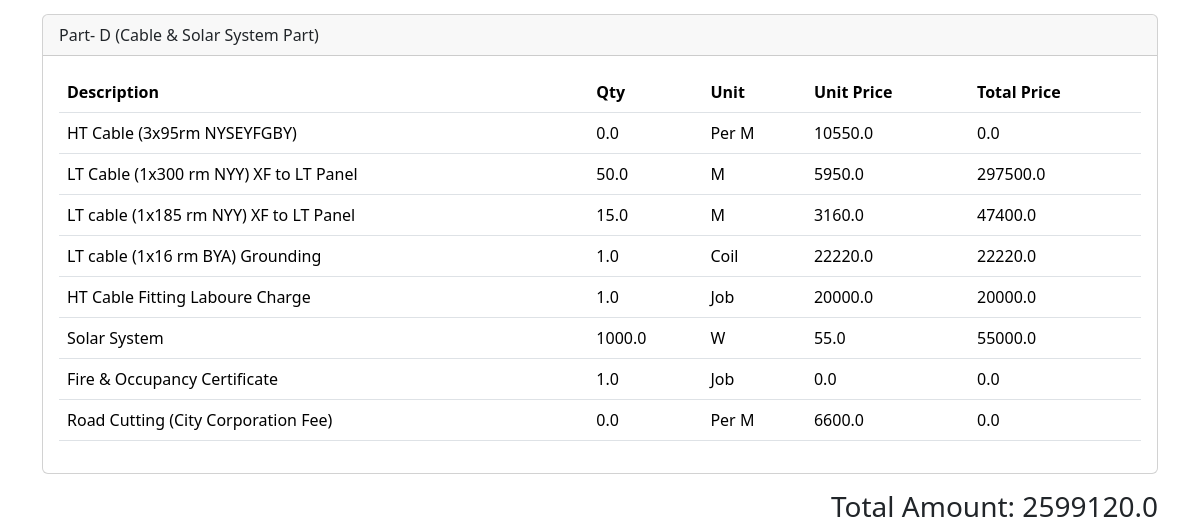
/98/ (signed in, lower part), run on an earlier commit of the app's database.
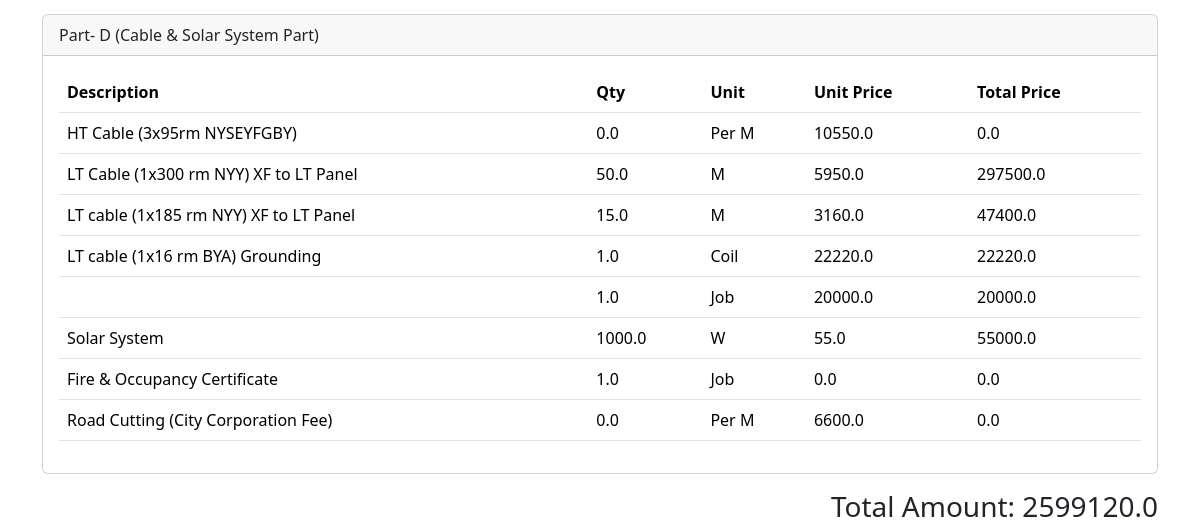
And on a later commit of the database.
### pages/models.py (models this page shows, shortened)
class QuotationItem(models.Model):
    group = models.ForeignKey(QuotationGroup, on_delete=models.CASCADE, related_name='items')
    item = models.ForeignKey(Item, on_delete=models.SET_NULL, null=True, blank=True)
    description = models.CharField(max_length=255, blank=True, null=True)
    unit = models.ForeignKey(Unit, on_delete=models.SET_NULL, null=True, blank=True)
    qty = models.FloatField(default=0)
    unit_price = models.FloatField(default=0)
    total_price = models.FloatField(default=0)

class Item(models.Model):
    group = models.ForeignKey(ItemGroup, on_delete=models.CASCADE)
    name = models.CharField(max_length=255)
    description = models.TextField(blank=True, null=True)
    unit = models.ForeignKey(Unit, on_delete=models.SET_NULL, null=True, blank=True)
    unit_price = models.FloatField(default=0)
    class Meta:
        unique_together = ('group', 'name')

class Unit(models.Model):
    name = models.CharField(max_length=50, unique=True)

### pages/views.py (the view)
# urls.py: path('<int:pk>/', QuotationDetailView.as_view(), name='quotation_view'),
@method_decorator(login_required, name='dispatch')
class QuotationDetailView(DetailView):
    model = Quotation
    template_name = 'pages/quotations/quotation_view.html'
    context_object_name = 'quotation'

### pages/models.py (called while the page is built)
    def total_amount(self):
        return sum(group.subtotal() for group in self.groups.all())

    def subtotal(self):
        return sum(item.total_price for item in self.items.all())

### templates/pages/quotations/quotation_view.html (shortened to what this page needs)
{% extends 'base.html' %}
{% block content %}
    {% for group in quotation.groups.all %}
        <div class="card mb-3">
            <div class="card-header">{{ group.name }}</div>
            <div class="card-body">
                <table class="table">
                    <thead>
                        <tr>
                            <th>Description</th>
                            <th>Qty</th>
                            <th>Unit</th>
                            <th>Unit Price</th>
                            <th>Total Price</th>
                        </tr>
                    </thead>
                    <tbody>
                        {% for item in group.items.all %}
                            <tr>
                                <td>
                                    {% if item.description %}
                                        {{ item.description }}
                                    {% elif item.item %}
                                        {{ item.item.name }}
                                    {% endif %}
                                </td>
                                <td>{{ item.qty }}</td>
                                <td>
                                    {% if item.unit %}
                                        {{ item.unit.name }}
                                    {% elif item.item and item.item.unit %}
                                        {{ item.item.unit.name }}
                                    {% endif %}
                                </td>
                                <td>{{ item.unit_price }}</td>
                                <td>{{ item.total_price }}</td>
                            </tr>
                        {% endfor %}
                    </tbody>
                </table>
            </div>
        </div>
    {% endfor %}
    <div class="text-end">
        <h3>Total Amount: {{ quotation.total_amount }}</h3>
    </div>
{% endblock %}

What changed in the data, as far as the page shows it:
changed QuotationItem (number 5 of 8 on the later page): item.name "HT Cable Fitting Laboure Charge" → (not shown)
